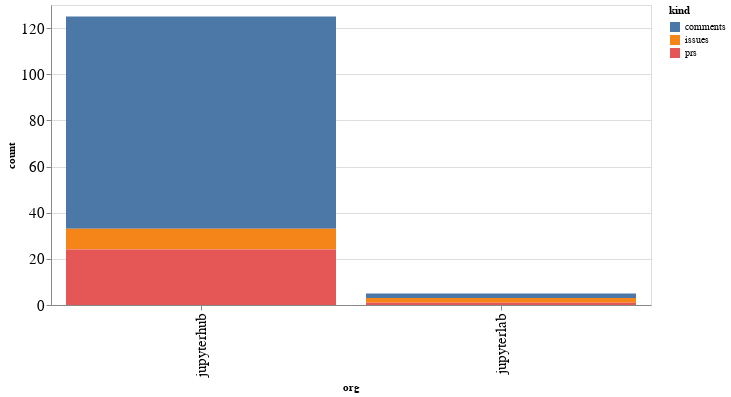

Notebook code cell kept with this figure:
### Code cell
alt.Chart(org_summaries, width=600).mark_bar().encode(
    x='org',
    y='count',
    color='kind',
    tooltip="org"
)

### Figure 1 — Vega-Lite specification as saved in the notebook (floating-point values rounded to 4 significant figures)
{"config": {"axisLeft": {"labelFontSize": 15}, "axisBottom": {"labelFontSize": 15}}, "data": {"name": "data-dd635c7e33e83e2b0bb69cb94c5a2e1c"}, "mark": "bar", "encoding": {"color": {"type": "nominal", "field": "kind"}, "tooltip": {"type": "nominal", "field": "org"}, "x": {"type": "nominal", "field": "org"}, "y": {"type": "quantitative", "field": "count"}}, "width": 600, "$schema": "https://vega.github.io/schema/vega-lite/v4.8.1.json", "datasets": {"data-dd635c7e33e83e2b0bb69cb94c5a2e1c": [{"org": "jupyterhub", "kind": "comments", "count": 92}, {"org": "jupyterhub", "kind": "issues", "count": 9}, {"org": "jupyterhub", "kind": "prs", "count": 24}, {"org": "jupyterlab", "kind": "comments", "count": 2}, {"org": "jupyterlab", "kind": "issues", "count": 2}, {"org": "jupyterlab", "kind": "prs", "count": 1}]}}
